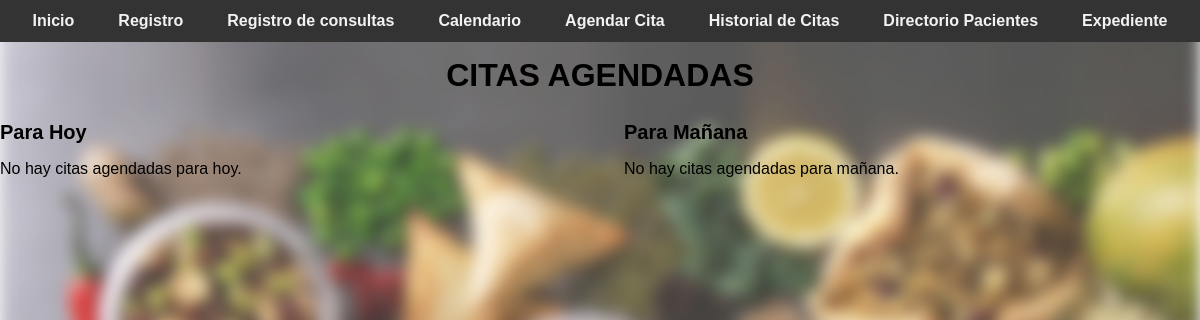
/options (signed in), run on an earlier commit of the app's database.
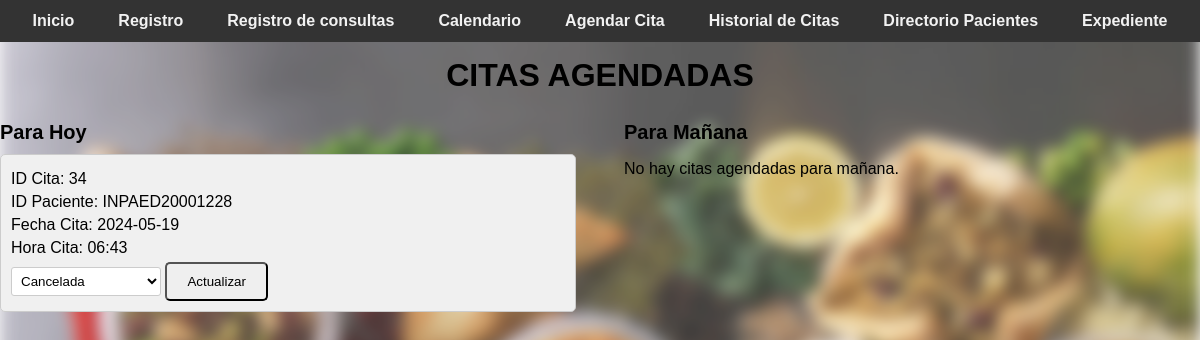
And on a later commit of the database.
### tables this page shows
CREATE TABLE citas (
                    id_cita INTEGER PRIMARY KEY AUTOINCREMENT,
                    id_paciente TEXT,
                    fecha_consulta TEXT NOT NULL,
                    hora_consulta TEXT NOT NULL, 
                    observaciones TEXT,
                    estado TEXT DEFAULT 'Pendiente',
                    FOREIGN KEY (id_paciente) REFERENCES pacientes(id_paciente)
                );

### app.py (the view)
@app.route('/options')
@login_required
def options():
    current_date = datetime.now().date()
    tomorrow_date = current_date + timedelta(days=1)
    with get_db_connection() as connection:
        cursor = connection.cursor()
        cursor.execute("SELECT * FROM citas WHERE fecha_consulta = ?", (current_date,))
        citas_hoy = cursor.fetchall()
        cursor.execute("SELECT * FROM citas WHERE fecha_consulta = ?", (tomorrow_date,))
        citas_manana = cursor.fetchall()
    return render_template('options.html', citas_hoy=citas_hoy, citas_manana=citas_manana)

### app.py (called while the page is built)
def login_required(f):
    @wraps(f)
    def decorated_function(*args, **kwargs):
        if 'username' not in session:
            return redirect(url_for('login'))
        return f(*args, **kwargs)
    return decorated_function

def get_db_connection():
    connection = sqlite3.connect('nutricion_consulta.db')
    connection.row_factory = sqlite3.Row
    return connection

### templates/options.html (shortened to what this page needs)
<!DOCTYPE html>
<html lang="es">
<head>
    <link rel="stylesheet" href="{{ url_for('static', filename='css/style.css') }}">
</head>
<body>
    <div class="navbar">
        <a href="/">Inicio</a>
        <a href="/registro">Registro</a>
        <a href="/consultar">Registro de consultas</a>
        <a href="/options">Calendario</a>
        <a href="/agendar_cita">Agendar Cita</a>
        <a href="/historial_citas">Historial de Citas</a>
        <a href="/directorio_pacientes">Directorio Pacientes</a>
        <a href="/expediente">Expediente</a>
    </div>
    <br>      <br>
            <h1>CITAS AGENDADAS</h1>
            <div class="citas-container">
                <div class="citas-hoy">
                    <h2>Para Hoy</h2>
                    {% if citas_hoy %}
                    {% for cita in citas_hoy %}
                    <div class="cita-agendada">
                        <p>ID Cita: {{ cita[0] }}</p>
                        <p>ID Paciente: {{ cita[1] }}</p>
                        <p>Fecha Cita: {{ cita[2] }}</p>
                        <p>Hora Cita: {{ cita[3] }}</p>
                        <form action="/actualizar_estado" method="POST">
                            <select name="estado">
                                <option value="Cancelada" {% if cita[5] == 'Cancelada' %}selected{% endif %}>Cancelada</option>
                            </select>
                            <input type="submit" value="Actualizar">
                        </form>
                    </div>
                    {% endfor %}
                    {% else %}
                    <p>No hay citas agendadas para hoy.</p>
                    {% endif %}
                </div>
                <div class="citas-mañana">
                    <h2>Para Mañana</h2>
                    {% if citas_manana %}
                    {% for cita in citas_manana %}
                    <div class="cita-agendada-mañana">
                        <p>ID Cita: {{ cita[0] }}</p>
                        <p>ID Paciente: {{ cita[1] }}</p>
                        <p>Fecha Cita: {{ cita[2] }}</p>
                        <p>Hora Cita: {{ cita[3] }}</p>
                    </div>
                    {% endfor %}
                    {% else %}
                    <p>No hay citas agendadas para mañana.</p>
                    {% endif %}
                </div>
        </div>
</body>
</html>

### static/css/style.css (style rules this page uses)
body { font-family: Arial, sans-serif; margin: 0; padding: 0; }
body::before { content: ""; position: fixed; top: 0; left: 0; width: 100%; height: 100%; z-index: -1; background-image: url('/static/css/Imagen/fondo.jpg'); background-size: cover; filter: blur(8px); opacity: .8; }
.navbar { background-color: #333; display: flex; justify-content: center; padding: 25px 20; position: fixed; top: 0; left: 0; width: 100%; z-index: 1000; }
.navbar a { color: #f2f2f2; text-align: center; padding: 10px 20px; text-decoration: none; transition: background-color 0.3s ease, color 0.3s ease, border-color 0.3s ease; border-radius: 25px; margin: 20 5px; border: 2px solid transparent; font-weight: bold; }
.button, .btn-login, input[type="submit"] { display: inline-block; padding: 10px 20px; border-radius: 5px; cursor: pointer; text-decoration: none; transition: background-color 0.3s ease; }
select { width: 150px; padding: 5px; border: 1px solid #ccc; border-radius: 3px; background-color: #fff; }
.citas-container { display: flex; justify-content: space-between; }
.citas-hoy, .citas-mañana { flex-basis: 48%; }
.cita-agendada, .cita-agendada-mañana { margin-bottom: 15px; padding: 10px; border: 1px solid #ccc; border-radius: 6px; background-color: #fff; }
.citas-mañana { margin-left: 10px; }
h1, h2, strong { color: #000000; }
h1 { margin-bottom: 10px; text-align: center; }
h2 { font-size: 1.25em; margin-bottom: 10px; }
.cita-agendada { background-color: #f0f0f0; border: 1px solid #ccc; border-radius: 5px; padding: 10px; margin-bottom: 10px; }
.cita-agendada p { margin: 5px 0; }

What changed in the data, as far as the page shows it:
added citas: id_cita "34", id_paciente "INPAED20001228", fecha_consulta "2024-05-19", hora_consulta "06:43", estado "Cancelada"
Also different on the page:
text no longer shown: "No hay citas agendadas para hoy."
